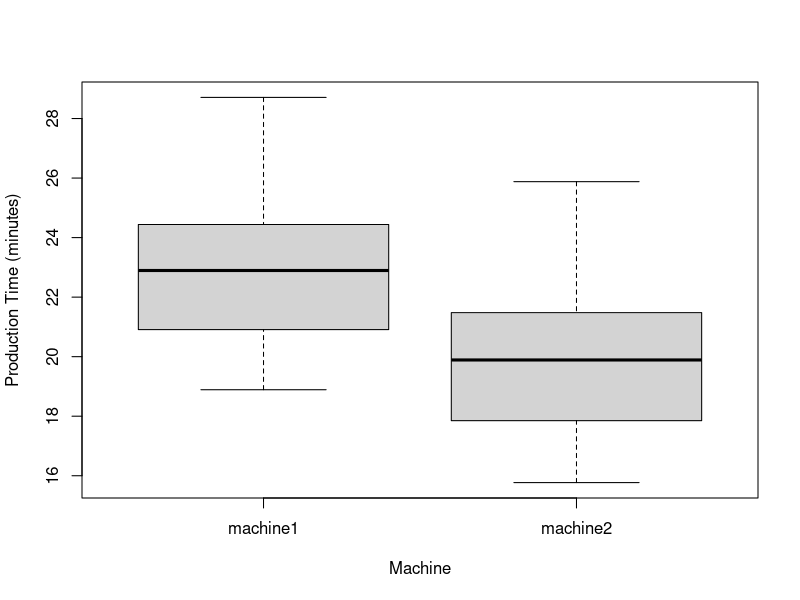
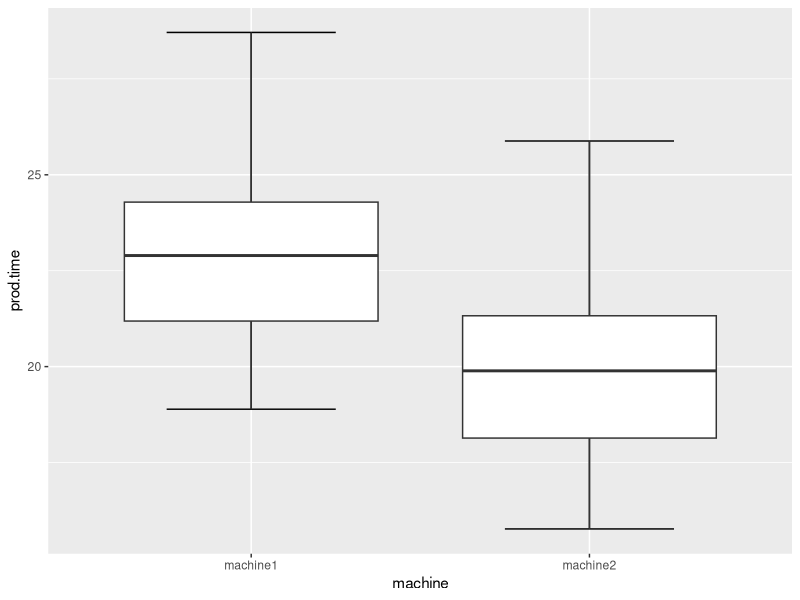
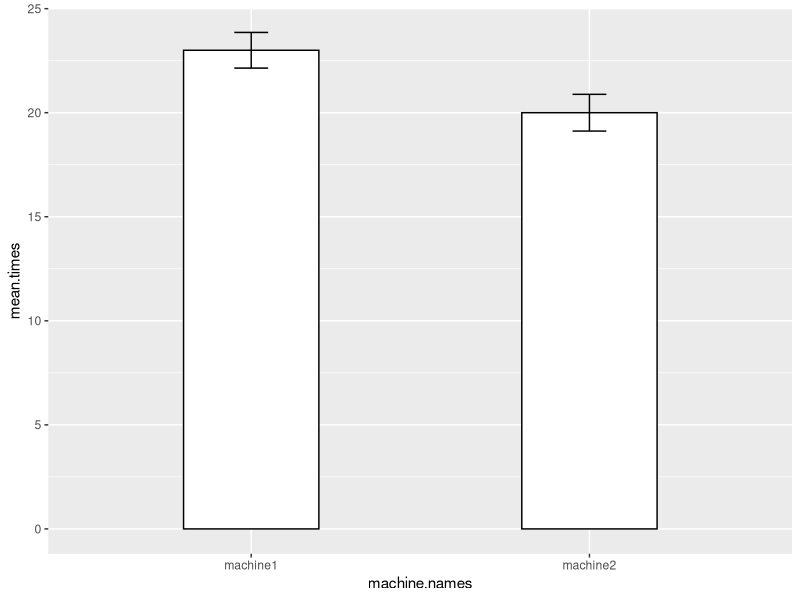
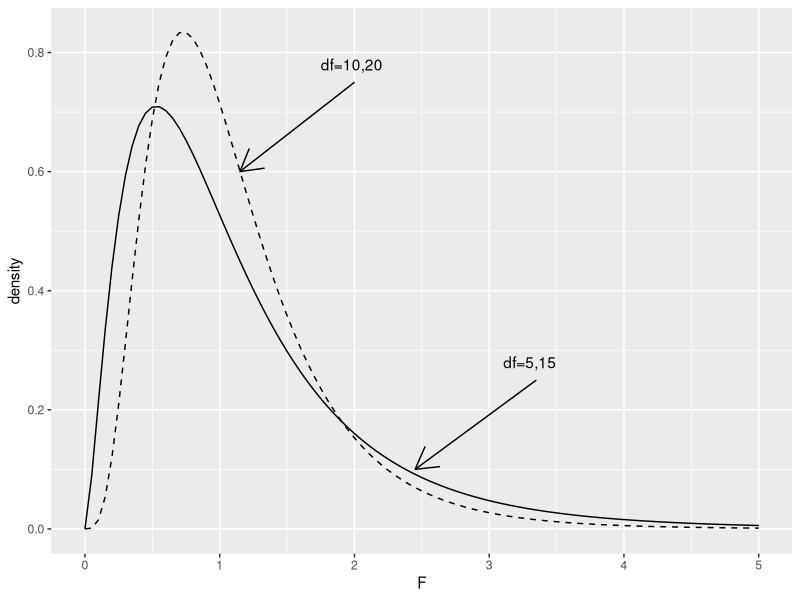

Source code (R) for these figures, in order:
## ---- chunk 1
# git config --global user.email "madhuvasudevan@yahoo.com"
# git config --global user.name "Madhu Vasudevan"

knitr::opts_chunk$set(echo = TRUE, comment = NA)
## ---- chunk 2
#install.packages("moments")
#install.packages("tigerstats")

#z <- paste(library()$results[,1],library()$results[,2])
#z <- sort(z)
#head(z, 20)

req.lib.pkgs <- c("ggplot2", "reshape2", "grid")
for (req.lib in req.lib.pkgs) {
  if(! req.lib %in% (.packages())){
    library(req.lib, character.only = TRUE)
  }
}  
(.packages())
## ---- chunk 3
qnorm(0.05, lower.tail = FALSE)
## ---- chunk 4
z.test2 <- function(x1,x2,popsd1,popsd2){
#  one.tail.p <- NULL
  std.error <- sqrt((popsd1^2/length(x1) + popsd2^2/length(x2)))
  z.score <- round((mean(x1)-mean(x2))/std.error,3)
  one.tail.p <- round(pnorm(abs(z.score),lower.tail = FALSE),3)
  cat(" mean1 =", mean(x1)," ", "mean2 =", mean(x2), "\n",
  "standard error =", std.error, "\n",
  "z =", z.score,"\n",
  "one-tailed probability =", one.tail.p,"\n",
  "two-tailed probability =", 2 * one.tail.p )
}

sample1 <-c(100,118,97,92,118,125,136,95,111)
sample2 <-c(91,109,83,88,115,108,127,102,86)
z.test2(sample1,sample2,15,15)


## ---- chunk 5
machine1 <-c(24.58, 22.09, 23.70, 18.89, 22.02, 28.71,
             24.44,20.91, 23.83, 20.83)
machine2 <- c(21.61, 19.06, 20.72, 15.77, 19, 25.88,
             21.48,17.85, 20.86, 17.77)
t.test(machine1,machine2,var.equal = TRUE, alternative="two.sided", mu=0)


## ---- chunk 6
prod.time <- c(machine1,machine2)
machine <-c("machine1","machine2")
machine <- rep(machine, times = c(10,10))
FarKlempt.frame <-data.frame(machine,prod.time)
head(FarKlempt.frame)
with (FarKlempt.frame,t.test(prod.time~machine,
                              var.equal = TRUE,
                              alternative="two.sided",
                              mu=0))

## ---- chunk 7
with (FarKlempt.frame,
      boxplot(prod.time~machine, 
              xlab = "Machine", ylab="Production Time (minutes)"))
ggplot(FarKlempt.frame, aes(x=machine, y=prod.time))+
  stat_boxplot(geom="errorbar", width =.5) +
  geom_boxplot()
## ---- chunk 8
machine.names <-c("machine1","machine2")
mean.times <- c(mean(machine1),mean(machine2))
se.times <- c(sd(machine1)/sqrt(length(machine1)),
              sd(machine2)/sqrt(length(machine2)))
FKmeans.frame <-data.frame(machine.names,mean.times,se.times)
FKmeans.frame

ggplot(FKmeans.frame, aes(x=machine.names, y=mean.times))+
  geom_bar(stat="identity", width=.4,color="black",fill="white")+
  geom_errorbar(aes(ymin=mean.times-se.times,ymax=mean.times+se.times),
              width=.1) 
## ---- chunk 9
with (FarKlempt.frame,t.test(prod.time~machine,
                              var.equal = FALSE,
                              alternative="two.sided",
                              mu=0))

## ---- chunk 10
before <-c(198,201,210,185,204,156,167,197,220,186)
after <- c(194,203,200,183,200,153,166,197,215,184)
t.test(before,after,alternative = "greater",paired=TRUE)

## ---- chunk 11
m1.parts <- rnorm(10, 20, 0.9)
sd(m1.parts)
m2.parts <- rnorm(15, 20, 0.8)
sd(m2.parts)

var.test(m1.parts,m2.parts,ratio=1,alternative="two.sided")
## ---- chunk 12
qf(.025,9,14,lower.tail = FALSE)
F.scores <-seq(0,5,1)
round(df(F.scores,9,14),3)
round(pf(F.scores,9,14),3)
rf(5,9,14)

## ---- chunk 13
F.values <-seq(0,5,.05)
F5.15 <- df(F.values,5,15)
F10.20 <- df(F.values,10,20)
F.frame <- data.frame(F.values,F5.15,F10.20)
head(F.frame)
F.frame.melt <- melt(F.frame,id="F.values")
colnames(F.frame.melt)=c("F","deg.fr","density")

ggplot(F.frame.melt,aes(x=F,y=density,group=deg.fr)) +
  geom_line(stat="identity",aes(linetype=deg.fr))+
  scale_linetype_manual(values = c("solid","dashed"),
  labels = c("5,15","10,20")) +
  guides(linetype=FALSE) +
  annotate(geom="text",x=1.98,y=.78,label="df=10,20")+
  annotate(geom="segment",x=2.0,y=0.75,xend=1.15,yend=.6,arrow=arrow())+
  annotate(geom="text",x=3.3,y=.28,label="df=5,15")+
  annotate(geom="segment",x=3.35,y=0.25,xend=2.45,yend=.1,arrow=arrow())

